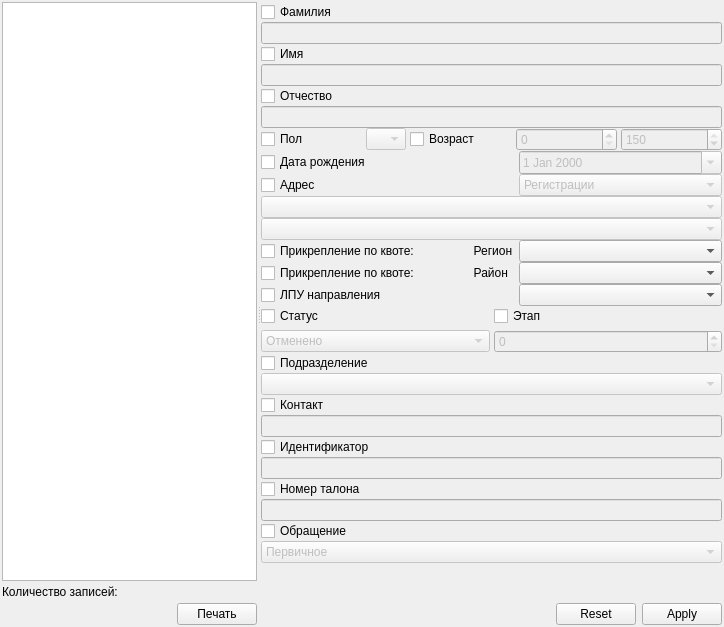
      <widget class="QWidget" name="tabList">
       <property name="enabled">
        <bool>true</bool>
       </property>
       <attribute name="title">
        <string>Список</string>
       </attribute>
       <layout class="QVBoxLayout" name="verticalLayout_5">
        <property name="spacing">
         <number>2</number>
        </property>
        <property name="margin">
         <number>2</number>
        </property>
        <item>
         <widget class="QSplitter" name="splitter_4">
          <property name="orientation">
           <enum>Qt::Horizontal</enum>
          </property>
          <property name="childrenCollapsible">
           <bool>false</bool>
          </property>
          <widget class="QWidget" name="verticalLayoutWidget_4">
           <layout class="QGridLayout" name="gridLayout_5">
            <property name="spacing">
             <number>4</number>
            </property>
            <item row="0" column="0" colspan="2">
             <widget class="CTableView" name="tblPeopleList"/>
            </item>
            <item row="2" column="1">
             <widget class="QPushButton" name="btnPrint">
              <property name="text">
               <string>Печать</string>
              </property>
             </widget>
            </item>
            <item row="2" column="0">
             <spacer name="horizontalSpacer_2">
              <property name="orientation">
               <enum>Qt::Horizontal</enum>
              </property>
              <property name="sizeHint" stdset="0">
               <size>
                <width>40</width>
                <height>20</height>
               </size>
              </property>
             </spacer>
            </item>
            <item row="1" column="0" colspan="2">
             <widget class="QLabel" name="lblPersonListCount">
              <property name="text">
               <string>Количество записей:</string>
              </property>
             </widget>
            </item>
           </layout>
          </widget>
          <widget class="QWidget" name="widget" native="true">
           <property name="sizePolicy">
            <sizepolicy hsizetype="Preferred" vsizetype="Preferred">
             <horstretch>0</horstretch>
             <verstretch>0</verstretch>
            </sizepolicy>
           </property>
           <layout class="QGridLayout" name="gridLayout_4">
            <property name="margin">
             <number>0</number>
            </property>
            <property name="spacing">
             <number>0</number>
            </property>
            <item row="12" column="0">
             <widget class="QCheckBox" name="chkFilterClientQuotaOKATO">
              <property name="text">
               <string>Прикрепление по квоте:                  Район</string>
              </property>
             </widget>
            </item>
            <item row="12" column="1" colspan="2">
             <widget class="CKladrOkatoComboBox" name="cmbFilterClientQuotaDistrictKladr"/>
            </item>
            <item row="4" column="0" colspan="3">
             <widget class="QCheckBox" name="chkFilterPatrName">
              <property name="text">
               <string>Отчество</string>
              </property>
             </widget>
            </item>
            <item row="8" column="1" colspan="2">
             <widget class="QComboBox" name="cmbFilterAddressType">
              <property name="enabled">
               <bool>false</bool>
              </property>
              <property name="sizePolicy">
               <sizepolicy hsizetype="Expanding" vsizetype="Fixed">
                <horstretch>0</horstretch>
                <verstretch>0</verstretch>
               </sizepolicy>
              </property>
              <item>
               <property name="text">
                <string>Регистрации</string>
               </property>
              </item>
              <item>
               <property name="text">
                <string>Проживания</string>
               </property>
              </item>
             </widget>
            </item>
            <item row="6" column="0" colspan="3">
             <layout class="QHBoxLayout" name="horizontalLayout_2">
              <property name="spacing">
               <number>4</number>
              </property>
              <item>
               <widget class="QCheckBox" name="chkFilterSex">
                <property name="text">
                 <string>Пол</string>
                </property>
               </widget>
              </item>
              <item>
               <widget class="QComboBox" name="cmbFilterSex">
                <property name="enabled">
                 <bool>false</bool>
                </property>
                <property name="maximumSize">
                 <size>
                  <width>40</width>
                  <height>16777215</height>
                 </size>
                </property>
                <item>
                 <property name="text">
                  <string/>
                 </property>
                </item>
                <item>
                 <property name="text">
                  <string>М</string>
                 </property>
                </item>
                <item>
                 <property name="text">
                  <string>Ж</string>
                 </property>
                </item>
               </widget>
              </item>
              <item>
               <widget class="QCheckBox" name="chkFilterAge">
                <property name="text">
                 <string>Возраст</string>
                </property>
               </widget>
              </item>
              <item>
               <widget class="QSpinBox" name="edtFilterBegAge">
                <property name="enabled">
                 <bool>false</bool>
                </property>
                <property name="maximum">
                 <number>150</number>
                </property>
               </widget>
              </item>
              <item>
               <widget class="QSpinBox" name="edtFilterEndAge">
                <property name="enabled">
                 <bool>false</bool>
                </property>
                <property name="maximum">
                 <number>150</number>
                </property>
                <property name="value">
                 <number>150</number>
                </property>
               </widget>
              </item>
             </layout>
            </item>
            <item row="8" column="0">
             <widget class="QCheckBox" name="chkFilterAddress">
              <property name="text">
               <string>Адрес</string>
              </property>
             </widget>
            </item>
            <item row="5" column="0" colspan="3">
             <widget class="QLineEdit" name="edtFilterPatrName">
              <property name="enabled">
               <bool>false</bool>
              </property>
             </widget>
            </item>
            <item row="14" column="0" colspan="3">
             <layout class="QHBoxLayout" name="horizontalLayout_4">
              <property name="spacing">
               <number>4</number>
              </property>
              <item>
               <layout class="QVBoxLayout" name="verticalLayout_3">
                <property name="spacing">
                 <number>4</number>
                </property>
                <item>
                 <widget class="QCheckBox" name="chkFilterStatus">
                  <property name="text">
                   <string>Статус</string>
                  </property>
                 </widget>
                </item>
                <item>
                 <widget class="QComboBox" name="cmbFilterStatus">
                  <property name="enabled">
                   <bool>false</bool>
                  </property>
                  <property name="sizePolicy">
                   <sizepolicy hsizetype="Minimum" vsizetype="Fixed">
                    <horstretch>0</horstretch>
                    <verstretch>0</verstretch>
                   </sizepolicy>
                  </property>
                  <property name="maximumSize">
                   <size>
                    <width>16777215</width>
                    <height>16777215</height>
                   </size>
                  </property>
                  <item>
                   <property name="text">
                    <string>Отменено</string>
                   </property>
                  </item>
                  <item>
                   <property name="text">
                    <string>Ожидание</string>
                   </property>
                  </item>
                  <item>
                   <property name="text">
                    <string>Активный талон</string>
                   </property>
                  </item>
                  <item>
                   <property name="text">
                    <string>Талон для заполнения</string>
                   </property>
                  </item>
                  <item>
                   <property name="text">
                    <string>Заблокированный талон</string>
                   </property>
                  </item>
                  <item>
                   <property name="text">
                    <string>Отказано</string>
                   </property>
                  </item>
                  <item>
                   <property name="text">
                    <string>Необходимо согл-вать дату обсл.</string>
                   </property>
                  </item>
                  <item>
                   <property name="text">
                    <string>Дата обслуживания на соглас.</string>
                   </property>
                  </item>
                  <item>
                   <property name="text">
                    <string>Дата обслуживания согласована</string>
                   </property>
                  </item>
                  <item>
                   <property name="text">
                    <string>Пролечен</string>
                   </property>
                  </item>
                  <item>
                   <property name="text">
                    <string>Обслуживание отложено</string>
                   </property>
                  </item>
                  <item>
                   <property name="text">
                    <string>Отказ пациента</string>
                   </property>
                  </item>
                  <item>
                   <property name="text">
                    <string>Импортировано из ВТМП</string>
                   </property>
                  </item>
                 </widget>
                </item>
               </layout>
              </item>
              <item>
               <layout class="QVBoxLayout" name="verticalLayout_4">
                <property name="spacing">
                 <number>4</number>
                </property>
                <item>
                 <widget class="QCheckBox" name="chkFilterStage">
                  <property name="text">
                   <string>Этап</string>
                  </property>
                 </widget>
                </item>
                <item>
                 <widget class="QSpinBox" name="edtFilterStage">
                  <property name="enabled">
                   <bool>false</bool>
                  </property>
                 </widget>
                </item>
               </layout>
              </item>
             </layout>
            </item>
            <item row="0" column="0" colspan="3">
             <widget class="QCheckBox" name="chkFilterLastName">
              <property name="text">
               <string>Фамилия</string>
              </property>
             </widget>
            </item>
            <item row="1" column="0" colspan="3">
             <widget class="QLineEdit" name="edtFilterLastName">
              <property name="enabled">
               <bool>false</bool>
              </property>
             </widget>
            </item>
            <item row="2" column="0" colspan="2">
             <widget class="QCheckBox" name="chkFilterFirstName">
              <property name="text">
               <string>Имя</string>
              </property>
             </widget>
            </item>
            <item row="3" column="0" colspan="3">
             <widget class="QLineEdit" name="edtFilterFirstName">
              <property name="enabled">
               <bool>false</bool>
              </property>
             </widget>
            </item>
            <item row="9" column="0" colspan="3">
             <widget class="CKLADRComboBox" name="cmbFilterAddressCity">
              <property name="enabled">
               <bool>false</bool>
              </property>
              <property name="sizePolicy">
               <sizepolicy hsizetype="Expanding" vsizetype="Fixed">
                <horstretch>0</horstretch>
                <verstretch>0</verstretch>
               </sizepolicy>
              </property>
             </widget>
            </item>
            <item row="10" column="0" colspan="3">
             <widget class="CStreetComboBox" name="cmbFilterAddressStreet">
              <property name="enabled">
               <bool>false</bool>
              </property>
              <property name="sizePolicy">
               <sizepolicy hsizetype="Expanding" vsizetype="Fixed">
                <horstretch>0</horstretch>
                <verstretch>0</verstretch>
               </sizepolicy>
              </property>
             </widget>
            </item>
            <item row="15" column="0" colspan="3">
             <widget class="QCheckBox" name="chkFilterOrgStructure">
              <property name="text">
               <string>Подразделение</string>
              </property>
             </widget>
            </item>
            <item row="16" column="0" colspan="3">
             <widget class="COrgStructureComboBox" name="cmbFilterOrgStructure">
              <property name="enabled">
               <bool>false</bool>
              </property>
             </widget>
            </item>
            <item row="17" column="0" colspan="3">
             <widget class="QCheckBox" name="chkFilterContact">
              <property name="text">
               <string>Контакт</string>
              </property>
             </widget>
            </item>
            <item row="18" column="0" colspan="3">
             <widget class="QLineEdit" name="edtFilterContact">
              <property name="enabled">
               <bool>false</bool>
              </property>
             </widget>
            </item>
            <item row="19" column="0" colspan="3">
             <widget class="QCheckBox" name="chkFilterIdentifier">
              <property name="text">
               <string>Идентификатор</string>
              </property>
             </widget>
            </item>
            <item row="20" column="0" colspan="3">
             <widget class="QLineEdit" name="edtFilterIdentifier">
              <property name="enabled">
               <bool>false</bool>
              </property>
             </widget>
            </item>
            <item row="21" column="0" colspan="3">
             <widget class="QCheckBox" name="chkFilterTicketNumber">
              <property name="text">
               <string>Номер талона</string>
              </property>
             </widget>
            </item>
            <item row="22" column="0" colspan="3">
             <widget class="QLineEdit" name="edtFilterTicketNumber">
              <property name="enabled">
               <bool>false</bool>
              </property>
             </widget>
            </item>
            <item row="23" column="0" colspan="3">
             <widget class="QCheckBox" name="chkFilterRequest">
              <property name="text">
               <string>Обращение</string>
              </property>
             </widget>
            </item>
            <item row="24" column="0" colspan="3">
             <widget class="QComboBox" name="cmbFilterRequest">
              <property name="enabled">
               <bool>false</bool>
              </property>
              <item>
               <property name="text">
                <string>Первичное</string>
               </property>
              </item>
              <item>
               <property name="text">
                <string>Вторичное</string>
               </property>
              </item>
             </widget>
            </item>
            <item row="25" column="0">
             <spacer name="verticalSpacer">
              <property name="orientation">
               <enum>Qt::Vertical</enum>
              </property>
              <property name="sizeHint" stdset="0">
               <size>
                <width>20</width>
                <height>40</height>
               </size>
              </property>
             </spacer>
            </item>
            <item row="7" column="0">
             <widget class="QCheckBox" name="chkFilterBirthDay">
              <property name="sizePolicy">
               <sizepolicy hsizetype="Preferred" vsizetype="Fixed">
                <horstretch>0</horstretch>
                <verstretch>0</verstretch>
               </sizepolicy>
              </property>
              <property name="text">
               <string>Дата рождения</string>
              </property>
             </widget>
            </item>
            <item row="7" column="1" colspan="2">
             <widget class="CDateEdit" name="edtFilterBirthDay">
              <property name="enabled">
               <bool>false</bool>
              </property>
              <property name="sizePolicy">
               <sizepolicy hsizetype="Minimum" vsizetype="Fixed">
                <horstretch>0</horstretch>
                <verstretch>0</verstretch>
               </sizepolicy>
              </property>
              <property name="calendarPopup">
               <bool>true</bool>
              </property>
             </widget>
            </item>
            <item row="11" column="0">
             <widget class="QCheckBox" name="chkFilterClientQuotaKladr">
              <property name="text">
               <string>Прикрепление по квоте:                  Регион</string>
              </property>
             </widget>
            </item>
            <item row="11" column="1" colspan="2">
             <widget class="CMainRegionsKLADRComboBox" name="cmbFilterClientQuotaKladr"/>
            </item>
            <item row="26" column="0">
             <spacer name="horizontalSpacer_4">
              <property name="orientation">
               <enum>Qt::Horizontal</enum>
              </property>
              <property name="sizeHint" stdset="0">
               <size>
                <width>40</width>
                <height>20</height>
               </size>
              </property>
             </spacer>
            </item>
            <item row="26" column="1" colspan="2">
             <layout class="QHBoxLayout" name="horizontalLayout_3">
              <property name="spacing">
               <number>4</number>
              </property>
              <item>
               <spacer name="horizontalSpacer_3">
                <property name="orientation">
                 <enum>Qt::Horizontal</enum>
                </property>
                <property name="sizeHint" stdset="0">
                 <size>
                  <width>40</width>
                  <height>20</height>
                 </size>
                </property>
               </spacer>
              </item>
              <item>
               <widget class="CApplyResetDialogButtonBox" name="buttonBox">
                <property name="sizePolicy">
                 <sizepolicy hsizetype="Preferred" vsizetype="Fixed">
                  <horstretch>0</horstretch>
                  <verstretch>0</verstretch>
                 </sizepolicy>
                </property>
                <property name="orientation">
                 <enum>Qt::Horizontal</enum>
                </property>
                <property name="standardButtons">
                 <set>QDialogButtonBox::Apply|QDialogButtonBox::Reset</set>
                </property>
               </widget>
              </item>
             </layout>
            </item>
            <item row="13" column="1" colspan="2">
             <widget class="CPolyclinicComboBox" name="cmbQuotaLPUDirection"/>
            </item>
            <item row="13" column="0">
             <widget class="QCheckBox" name="chkQuotaLPUDirection">
              <property name="text">
               <string>ЛПУ направления</string>
              </property>
             </widget>
            </item>
           </layout>
          </widget>
         </widget>
        </item>
       </layout>
      </widget>
